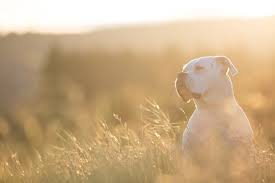
#> input picture dog1.jfif, 275 x 183 px
$ jupyter execute --allow-errors Week7-Activity.ipynb   (shell and % lines are left out)
#> lines starting #> are read from the running program, lines starting #| are printed output that depends on the picture
# Weekly Activity (Tutorial 7)

## Directory

[cell 1]
import os
os.chdir("C:/Users/yichu/Desktop/yichun/UTAR/Y2S3/Mini Project/Week 7/Week 7")

## Setup

[cell 2]
import sys
# Python 3.7 is required
assert sys.version_info >= (3,7)

import cv2 as cv
import numpy as np
import matplotlib.pyplot as plt

# For reproducibility,
np.random.seed(99)

# Make sure that optimization is enabled
if not cv.useOptimized():
    cv.setUseOptimized(True)

cv.useOptimized()

### Activity 1
Apply histogram equalization on a histogram equalized image. In other words, apply histogram equalization twice on an image. Is there any difference between the first and second output image? You are free to use any image.

[cell 3]
img = cv.imread('dog1.jfif', 0)
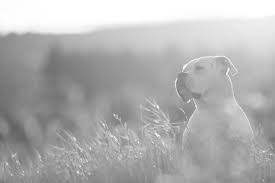
#> img: shape (183, 275); min 97, max 255, mean 176.8

eq1 = cv.equalizeHist(img)
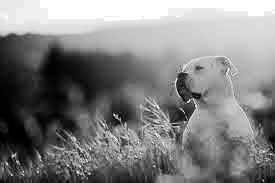
#> eq1: shape (183, 275); min 0, max 255, mean 129.2

hist = cv.calcHist([eq1], [0], None, [256], [0,256]) # 256 is excluded
#> hist = 256 values, max 3437 at index 255, min 0 at index 11, mean 196.6

cdf = hist.cumsum()
#> cdf = 256 values from 78 to 50325
cdf_normalized = cdf * float(hist.max()) / cdf.max()
#> cdf_normalized = 256 values from 5.33 to 3437

plt.plot(cdf_normalized, color = 'b')
plt.hist(eq1.flatten(), 256, [0,256], color = 'r')
plt.legend(('cdf', 'histogram'), loc = 'upper left')
plt.show()
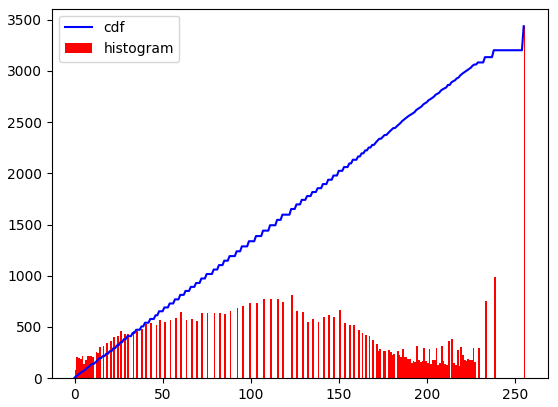
#> figure drawn by matplotlib, 1 panel; tallest bar 3437 high, from x = 255 to 256; curve peaks at x = 255, y = 3437

[cell 4]
eq2 = cv.equalizeHist(eq1)

hist = cv.calcHist([eq2], [0], None, [256], [0,256]) # 256 is excluded
#> hist = 256 values, max 3437 at index 255, min 0 at index 12, mean 196.6

cdf = hist.cumsum()
cdf_normalized = cdf * float(hist.max()) / cdf.max()

plt.plot(cdf_normalized, color = 'b')
plt.hist(eq2.flatten(), 256, [0,256], color = 'r')
plt.legend(('cdf', 'histogram'), loc = 'upper left')
plt.show()
#> figure, not shown here; tallest bar 3437 high, from x = 255 to 256; curve peaks at x = 255, y = 3437

[cell 5]
cv.imshow('Result: img, eq1, eq2', np.hstack((img, eq1, eq2)))
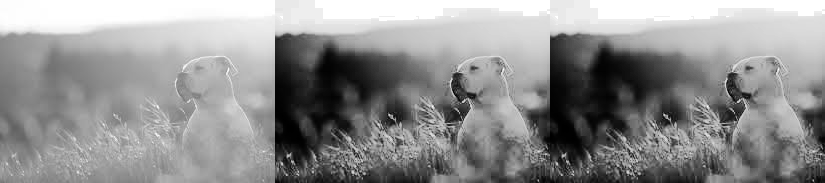
#> window 'Result: img, eq1, eq2': shape (183, 825); min 0, max 255, mean 145
cv.waitKey(0)
cv.destroyAllWindows()
